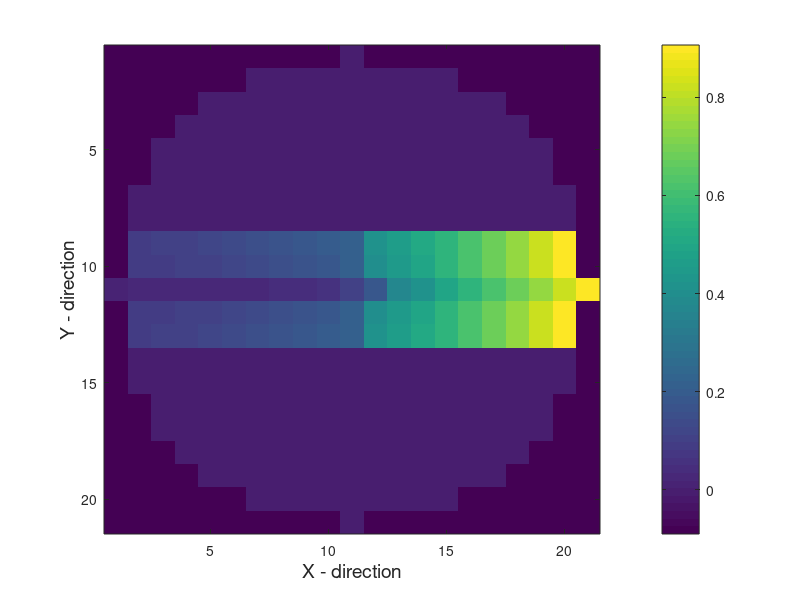

Write the MATLAB code that produced this figure. (Note: this script raises an error after producing the figure.)
close all;
clear;
clc;

global N_coll intensity_list indices

%% DATA X
load('data_x.mat')
N_coll = numel(yc_pts) * numel(zc_pts);

% Plot the heatmap
z = P(:, 3);
flags = z == 0;
X_x = reshape(intensity_list(flags), numel(xe_pts), numel(ye_pts));
figure;
imagesc(X_x)
xlabel('X - direction', 'FontSize', 14)
ylabel('Y - direction', 'FontSize', 14)
colorbar;

% D matrix for normal tissue
D_N1 = return_dmat(in_normal_flags, in_col_flags);
D_N1 = [D_N1, zeros(size(D_N1, 1), 3 * N_coll)];
Dt_N1 = sum(D_N1, 1);
% D matrix for tumor
D_T1 = return_dmat(in_tumor_flags, in_col_flags);
% D matrix for organ at risk
D_O1 = return_dmat(in_oar_flags, in_col_flags);
D_O1 = [D_O1, zeros(size(D_O1, 1), 3 * N_coll)];
Dt_O1 = sum(D_O1, 1);

%% DATA X-Y
load('data_xy.mat')
N_coll = numel(yc_pts) * numel(zc_pts);

% Plot the heatmap
z = P(:, 3);
flags = z == 0;
X_xy = flipud(reshape(intensity_list(flags), numel(xe_pts), numel(ye_pts)));
figure;
imagesc(X_xy)
xlabel('X - direction', 'FontSize', 14)
ylabel('Y - direction', 'FontSize', 14)
colorbar;

% D matrix for normal tissue
D_N2 = return_dmat(in_normal_flags, in_col_flags);
D_N2 = [zeros(size(D_N2, 1), N_coll), D_N2, zeros(size(D_N2, 1), 2*N_coll)];
Dt_N2 = sum(D_N2, 1);
% D matrix for tumor
D_T2 = return_dmat(in_tumor_flags, in_col_flags);
% D matrix for organ at risk
D_O2 = return_dmat(in_oar_flags, in_col_flags);
D_O2 = [zeros(size(D_O2, 1), N_coll), D_O2, zeros(size(D_O2, 1), 2*N_coll)];
Dt_O2 = sum(D_O2, 1);

%% DATA Y

load('data_y.mat')
N_coll = numel(yc_pts) * numel(zc_pts);

% Plot the heatmap
z = P(:, 3);
flags = z == 0;
X_y = flipud(reshape(intensity_list(flags), numel(xe_pts), numel(ye_pts)));
figure;
imagesc(X_y)
xlabel('X - direction', 'FontSize', 14)
ylabel('Y - direction', 'FontSize', 14)
colorbar;

% D matrix for normal tissue
D_N3 = return_dmat(in_normal_flags, in_col_flags);
D_N3 = [zeros(size(D_N3, 1), 2 * N_coll), D_N3, zeros(size(D_N3, 1), N_coll)];
Dt_N3 = sum(D_N3, 1);
% D matrix for tumor
D_T3 = return_dmat(in_tumor_flags, in_col_flags);
% D matrix for organ at risk
D_O3 = return_dmat(in_oar_flags, in_col_flags);
D_O3 = [zeros(size(D_O3, 1), 2 * N_coll), D_O3, zeros(size(D_O3, 1), N_coll)];
Dt_O3 = sum(D_O3, 1);

%% DATA MXY (Minus X Plus Y)

load('data_mxy.mat')
N_coll = numel(yc_pts) * numel(zc_pts);

% Plot the heatmap
z = P(:, 3);
flags = z == 0;
X_mxy = flipud(reshape(intensity_list(flags), numel(xe_pts), numel(ye_pts)));
figure;
imagesc(X_mxy)
xlabel('X - direction', 'FontSize', 14)
ylabel('Y - direction', 'FontSize', 14)
colorbar;

% D matrix for normal tissue
D_N4 = return_dmat(in_normal_flags, in_col_flags);
D_N4 = [zeros(size(D_N4, 1), 3 * N_coll), D_N4];
Dt_N4 = sum(D_N4, 1);
% D matrix for tumor
D_T4 = return_dmat(in_tumor_flags, in_col_flags);
% D matrix for organ at risk
D_O4 = return_dmat(in_oar_flags, in_col_flags);
D_O4 = [zeros(size(D_O4, 1), 3 * N_coll), D_O4];
Dt_O4 = sum(D_O4, 1);

%%
D_T = [D_T1, D_T2, D_T3, D_T4];
Dt_T = sum(D_T, 1);

C_N = Dt_N1 + Dt_N2 + Dt_N3;
C_O = Dt_O1 + Dt_O2 + Dt_O3;
   
save('mlop_data', 'D_N1', 'D_N2', 'D_N3', 'D_N4', 'D_O1', 'D_O2', ...
     'D_O3', 'D_O4', 'D_T', 'Dt_N1', 'Dt_N2', 'Dt_N3', 'Dt_N4', 'Dt_O1', ...
     'Dt_O2', 'Dt_O3', 'Dt_O4', 'Dt_T', 'C_N', 'C_O');

%% Plot all of them together
figure;
imagesc(X_x + flipud(X_xy) + X_y + fliplr(X_mxy))
xlabel('X - direction', 'FontSize', 14)
ylabel('Y - direction', 'FontSize', 14)
colorbar;

%%%%%%%%%%%%%%%%%%%%%%%%%%%%%%%%%%%%%%%%%%%%%%%%%%%%%%%
function D = return_dmat(flag1, flag2)
    global N_coll intensity_list indices
    flags = flag1 & flag2;
    K = sum(flags);
    D = zeros(K, N_coll);
    D((indices(flags)-1)*K + (1:K)') = intensity_list(flags);
end
